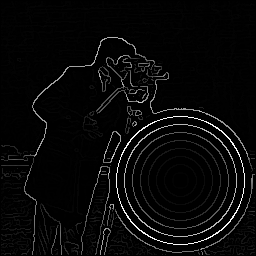
#> input picture EdgeDetection/test.bmp, 256 x 256 px
$ python -i main.py   (imports and definitions only)
#> lines starting #> are read from the running program, lines starting #| are printed output that depends on the picture
#> further down, picture is the input picture: shape (256, 256, 3); min 0, max 255, mean 8.6
import sys
import numpy as np
import math
from skimage import io
from scipy import ndimage

# [82 lines left out: functions grad, nonmax, canny, not called in this run]

def vessels(im):
    im = im[:, :, 0]
    x0, x1 = im.shape
#> x0 = 256; x1 = 256
    res = np.zeros((x0, x1))
    im2 = ridge_detection(im, 2)
    im3 = ridge_detection(im, 3)
    im4 = ridge_detection(im, 4)
    for i in range(x0):
        for j in range(x1):
            res[i, j] = max(im2[i, j], im3[i, j], im4[i, j])
    return res.astype(np.uint8)

def ridge_detection(im, sigma):
#> called with sigma = 2
    im = im / im.max() * 255
    x0, x1 = im.shape
#> x0 = 256; x1 = 256

    r = int(3 * sigma)
    n = 2 * r + 1

    x = np.arange(-r, r+1)
    y = np.reshape(x, (-1, 1))
    e = np.exp(-(x**2+y**2)/(2*sigma**2))

    g_xx = 1 / (2*np.pi*sigma**4) * (x**2/sigma**2-1) * e
    g_xy = 1 / (2*np.pi*sigma**6) * x * y * e
    g_yy = 1 / (2*np.pi*sigma**4) * (y**2/sigma**2-1) * e

    I_xx = ndimage.convolve(im, g_xx)
    I_xy = ndimage.convolve(im, g_xy)
    I_yy = ndimage.convolve(im, g_yy)

    eig_val = np.zeros((x0, x1))
    # eig_vec = np.zeros((x0, x1, 2))
    theta = np.zeros((x0, x1))
    res = np.zeros((x0, x1))

    for i in range(x0):
        for j in range(x1):
            xx = I_xx[i, j]
            xy = I_xy[i, j]
            yy = I_yy[i, j]
            H = np.array([[xx, xy], [xy, yy]])
            eval, evec = np.linalg.eig(H)
            m = np.argmax(abs(eval))
            theta[i, j] = np.arctan2(evec[m][1], evec[m][0])
            if eval[m] >= 0:
                eig_val[i, j] = eval[m]
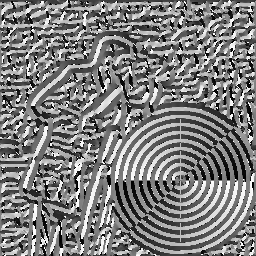
#> theta: shape (256, 256) float64; min -3.14, max 3.14, mean -0.0213; drawn with min black and max white
                # eig_vec[i, j, :] = evec[m]

    im = eig_val
    angle = theta * 180 / np.pi
    angle[angle < 0] += 180

    for i in range(1, x0-1):
        for j in range(1, x1-1):
            if (0 <= angle[i, j] < 22.5) or (157.5 <= angle[i, j] <= 180):
                nmx = max(im[i+1, j-1], im[i-1, j+1])
            elif (22.5 <= angle[i, j] < 67.5):
                nmx = max(im[i-1, j], im[i+1, j])
            elif (67.5 <= angle[i, j] < 112.5):
                nmx = max(im[i-1, j-1], im[i+1, j+1])
            else:
                nmx = max(im[i, j-1], im[i, j+1])

            if im[i, j] >= nmx:
                res[i, j] = im[i, j]

    res = res / res.max() * 255

    return res.astype(np.uint8)

# [24 lines left out: function main, not called in this run]

# [2 lines not run here, left out]

>>> import cv2
>>> picture = cv2.imread('test.bmp')
>>> result = vessels(picture)
#> call 2 of ridge_detection, with sigma = 3
#> after the loop in ridge_detection (call 2), `for i in range(x0):`:
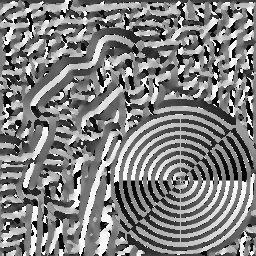
#> theta: shape (256, 256) float64; min -3.14, max 3.14, mean 0.019; drawn with min black and max white
#> call 3 of ridge_detection, with sigma = 4
#> in ridge_detection (call 3), `I_yy = ndimage.convolve(im, g_yy)`:
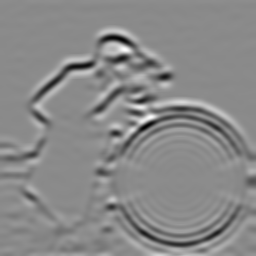
#> I_yy: shape (256, 256) float64; min -1.09, max 0.919, mean -0.01; drawn with min black and max white
#> after the loop in ridge_detection (call 3), `for i in range(x0):`:
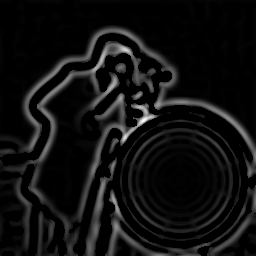
#> eig_val: shape (256, 256) float64; min 0, max 1.17, mean 0.0765; drawn with min black and max white
#> after the loop in ridge_detection (call 3), `for i in range(x0):`:
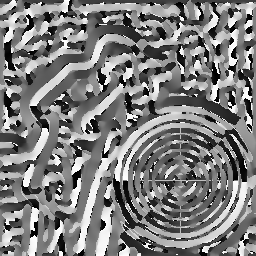
#> theta: shape (256, 256) float64; min -3.14, max 3.14, mean -0.0177; drawn with min black and max white
#> in ridge_detection (call 3), `angle[angle < 0] += 180`:
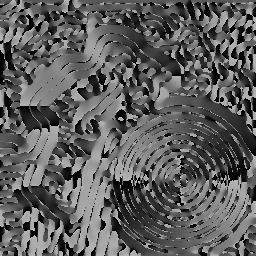
#> angle: shape (256, 256) float64; min 0, max 180, mean 94.3
#> after the loop in vessels, `for i in range(x0):`:
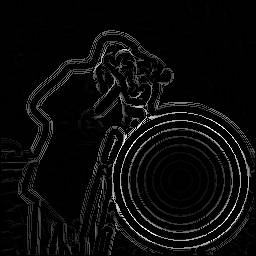
#> res: shape (256, 256) float64; min 0, max 255, mean 10.6
